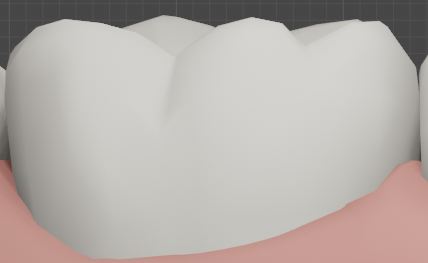
#> input picture Снимки и модели/test3right.PNG, 428 x 263 px, found by its file name; the run also reads 1 picture not shown here
$ jupyter execute --allow-errors teeth_3D_modeling.ipynb
#> lines starting #> are read from the running program, lines starting #| are printed output that depends on the picture
[cell 1]
import numpy as np
import bpy
from bpy import context, data, ops
from stl import mesh
import cv2 as cv
from PIL import Image
from PIL import ImageFilter
import matplotlib.pyplot as plt

[cell 2]
img = cv.imread("teeth_dataset/teeth_dataset/Training/caries/wc32.jpg",0) #'Downloads/dental-office-diagram-realistic-teeth-obj/test2.png'
scale_percent = 100 # percent of original size
#> (the rest of this cell did not finish here and is left out)

[cell 3]
img = cv.imread("teeth_dataset/teeth_dataset/Training/caries/wc32.jpg", cv.IMREAD_GRAYSCALE) #/Training/without_caries/nc20.jpg
scale_percent = 15 # percent of original size
#> (the rest of this cell did not finish here and is left out)

[cell 4]
#ob = context.view_layer.objects.active
#ob

[cell 5]
imgR0 = cv.imread("teeth_dataset/teeth_dataset/dental-office-diagram-realistic-teeth-obj/test3right.png", cv.IMREAD_GRAYSCALE)
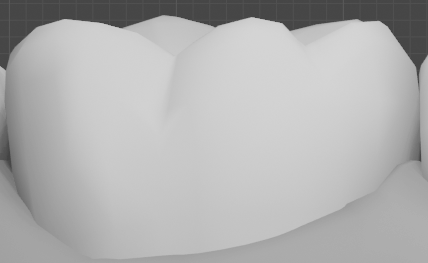
#> imgR0: shape (263, 428); min 68, max 213, mean 177.1
scale_percent = 10 # percent of original size
width = int(imgR0.shape[1] * scale_percent / 100)
#> width = 42
height = int(imgR0.shape[0] * scale_percent / 100)
#> height = 26
dim = (width, height)
#> dim = (42, 26)
imgR0 = cv.resize(imgR0, dim, interpolation = cv.INTER_AREA)
#> imgR0: shape (26, 42)
imageNp0 = np.array(imgR0)
imageNp0.shape
imageNp0

[cell 6]
imgR1 = cv.imread("teeth_dataset/teeth_dataset/dental-office-diagram-realistic-teeth-obj/r1.png", cv.IMREAD_GRAYSCALE)
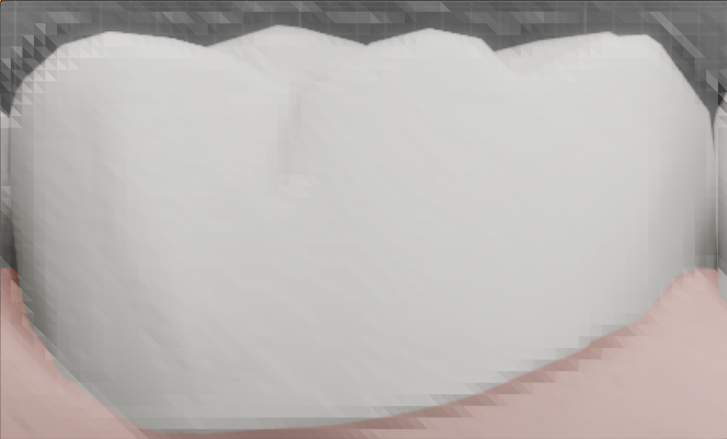
#> input picture Снимки и модели/r1.PNG, 727 x 439 px, found by its file name
#> imgR1: shape (439, 727); min 27, max 219, mean 182.8
imgR1 = cv.resize(imgR1, dim, interpolation = cv.INTER_AREA)
#> imgR1: shape (26, 42)
imageNp1 = np.array(imgR1)
imageNp1.shape[0]
#> Out = 26

[cell 7]
dif1 = np.zeros(imageNp0.shape)
for i in range(imageNp0.shape[0]):
    for j in range(imageNp0.shape[1]):
        if imageNp0[i][j] > imageNp1[i][j]:
            dif1[i][j] = imageNp0[i][j] - imageNp1[i][j]
        else:
            dif1[i][j] = imageNp1[i][j] - imageNp0[i][j]
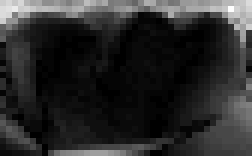
#> dif1: shape (26, 42) float64 (shown 6 times larger); min 0, max 50, mean 8.4; drawn with min black and max white
np.mean(dif1)
dif = np.mean(dif1)
#> dif = 8.38

[cell 8]
imgR2 = cv.imread("teeth_dataset/teeth_dataset/dental-office-diagram-realistic-teeth-obj/r2.png", cv.IMREAD_GRAYSCALE)
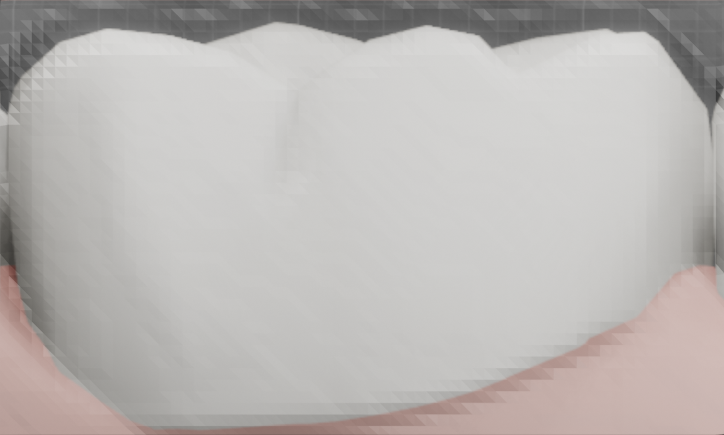
#> input picture Снимки и модели/r2.PNG, 724 x 435 px, found by its file name
#> imgR2: shape (435, 724); min 55, max 220, mean 183.8
imgR2 = cv.resize(imgR2, dim, interpolation = cv.INTER_AREA)
#> imgR2: shape (26, 42)
imageNp2 = np.array(imgR2)

dif2 = np.zeros(imageNp0.shape)
for i in range(imageNp0.shape[0]):
    for j in range(imageNp0.shape[1]):
        if imageNp0[i][j] > imageNp2[i][j]:
            dif2[i][j] = imageNp0[i][j] - imageNp2[i][j]
        else:
            dif2[i][j] = imageNp2[i][j] - imageNp0[i][j]
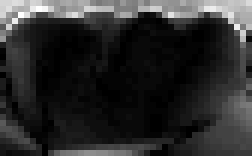
#> dif2: shape (26, 42) float64 (shown 6 times larger); min 0, max 54, mean 9.3; drawn with min black and max white
dif = np.append(dif, np.mean(dif2))
#> dif = [8.38, 9.26]

[cell 9]
imgR3 = cv.imread("teeth_dataset/teeth_dataset/dental-office-diagram-realistic-teeth-obj/r3.png", cv.IMREAD_GRAYSCALE)
#> imgR3: shape (361, 601); min 64, max 220, mean 184.3
imgR3 = cv.resize(imgR3, dim, interpolation = cv.INTER_AREA)
#> imgR3: shape (26, 42)
imageNp3 = np.array(imgR3)

dif3 = np.zeros(imageNp0.shape)
for i in range(imageNp0.shape[0]):
    for j in range(imageNp0.shape[1]):
        if imageNp0[i][j] > imageNp3[i][j]:
            dif3[i][j] = imageNp0[i][j] - imageNp3[i][j]
        else:
            dif3[i][j] = imageNp3[i][j] - imageNp0[i][j]
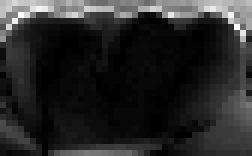
#> dif3: shape (26, 42) float64 (shown 6 times larger); min 0, max 61, mean 9.7; drawn with min black and max white
dif = np.append(dif, np.mean(dif3))
#> dif = [8.38, 9.26, 9.65]

[cell 10]
imgR4 = cv.imread("teeth_dataset/teeth_dataset/dental-office-diagram-realistic-teeth-obj/r4.png", cv.IMREAD_GRAYSCALE)
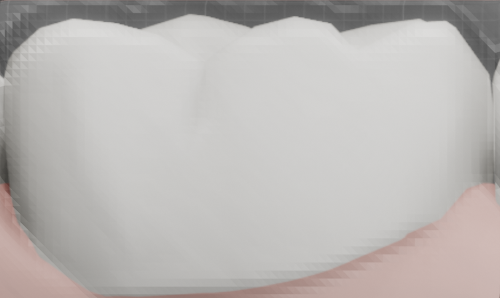
#> input picture Снимки и модели/r4.png, 500 x 298 px, found by its file name
#> imgR4: shape (298, 500); min 64, max 220, mean 184.9
imgR4 = cv.resize(imgR4, dim, interpolation = cv.INTER_AREA)
#> imgR4: shape (26, 42)
imageNp4 = np.array(imgR4)

dif4 = np.zeros(imageNp0.shape)
for i in range(imageNp0.shape[0]):
    for j in range(imageNp0.shape[1]):
        if imageNp0[i][j] > imageNp4[i][j]:
            dif4[i][j] = imageNp0[i][j] - imageNp4[i][j]
        else:
            dif4[i][j] = imageNp4[i][j] - imageNp0[i][j]
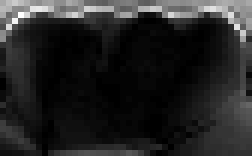
#> dif4: shape (26, 42) float64 (shown 6 times larger); min 0, max 68, mean 9.8; drawn with min black and max white
dif = np.append(dif, np.mean(dif4))
#> dif = [8.38, 9.26, 9.65, 9.77]

[cell 11]
imgR5 = cv.imread("teeth_dataset/teeth_dataset/dental-office-diagram-realistic-teeth-obj/r5.png", cv.IMREAD_GRAYSCALE)
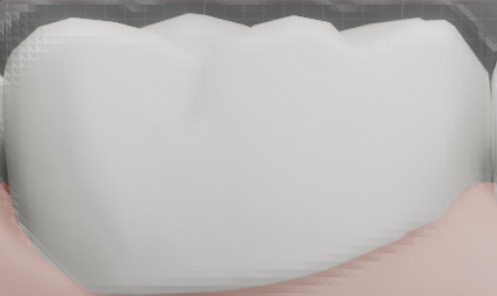
#> input picture Снимки и модели/r5.png, 497 x 296 px, found by its file name
#> imgR5: shape (296, 497); min 66, max 220, mean 185.4
imgR5 = cv.resize(imgR5, dim, interpolation = cv.INTER_AREA)
#> imgR5: shape (26, 42)
imageNp5 = np.array(imgR5)

dif5 = np.zeros(imageNp0.shape)
for i in range(imageNp0.shape[0]):
    for j in range(imageNp0.shape[1]):
        if imageNp0[i][j] > imageNp5[i][j]:
            dif5[i][j] = imageNp0[i][j] - imageNp5[i][j]
        else:
            dif5[i][j] = imageNp5[i][j] - imageNp0[i][j]
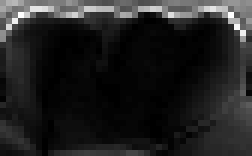
#> dif5: shape (26, 42) float64 (shown 6 times larger); min 0, max 78, mean 10.2; drawn with min black and max white
dif = np.append(dif, np.mean(dif5))
#> dif = [8.38, 9.26, 9.65, 9.77, 10.2]
